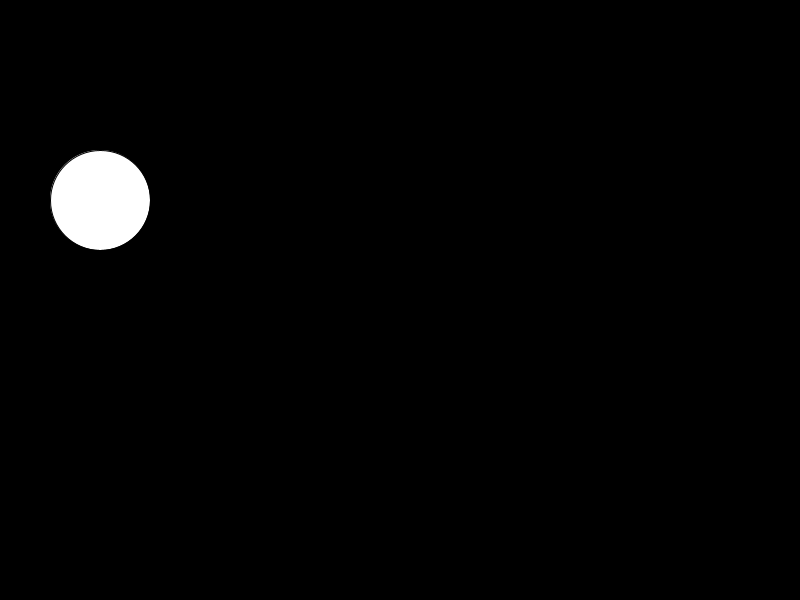
Frame 1 (no input)
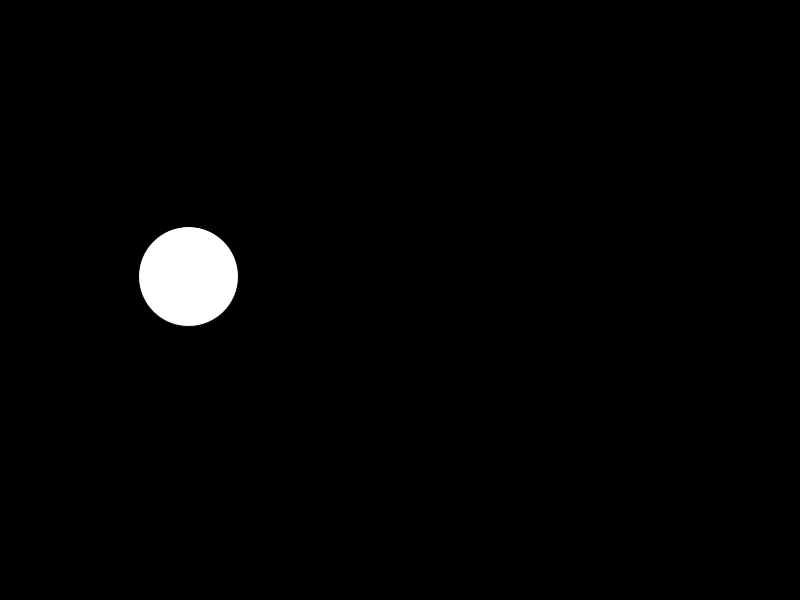
Frame 60 (the mouse pressed at the canvas centre just before this capture)
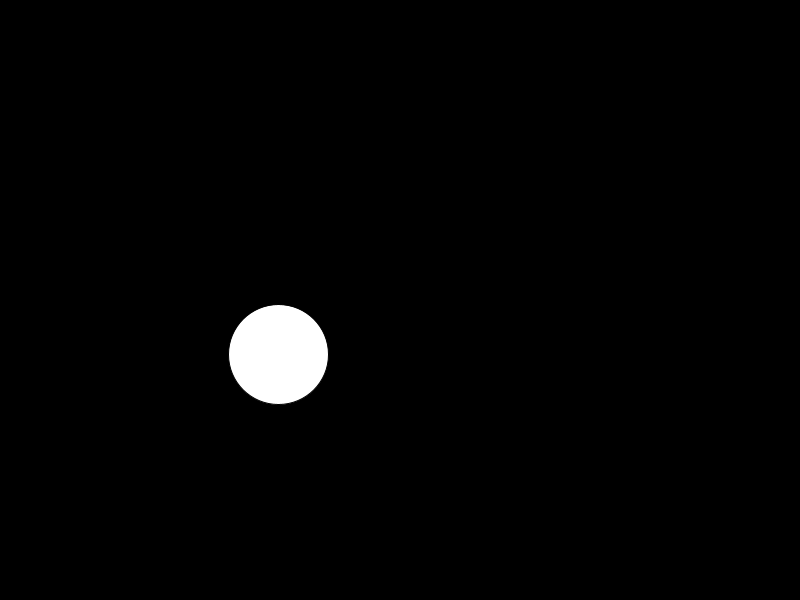
Frame 120 (the mouse held since frame 60 and released just before this capture)

The Processing sketch that drew these frames (run headless with seeded random() and noise(); from frame 60 on, the mouse is pressed at the canvas centre):

// Processing sketch: myFirstClass
// ── myFirstClass.pde
Sphere mySphere;

void setup() {
  size(800, 600);
  
  mySphere = new Sphere(); // this calls the constructor
}

void draw() {
  background(0);
  mySphere.render();
  mySphere.update();
  mySphere.bounds();
}
// ── Sphere.pde
class Sphere {
// variables for the object
  float xPos;
  float yPos;
  float xSpeed;
  float ySpeed;
  float diam;

  Sphere() { /// this is the constructor
    xPos = 100;
    yPos = 200;
    xSpeed = 1.5;
    ySpeed = 1.3;
    diam = 100;
  }
  // declare all my functions
  void render() {
    ellipse(xPos, yPos, diam, diam);
  }

  void update() {
    xPos+=xSpeed;
    yPos+=ySpeed;
  }

  void bounds() {
    if (xPos >= width || xPos <= 0) {
      xSpeed = xSpeed * -1;
    }
    if (yPos >= height || yPos <= 0) {
      ySpeed = ySpeed * -1;
    }
  }
}
